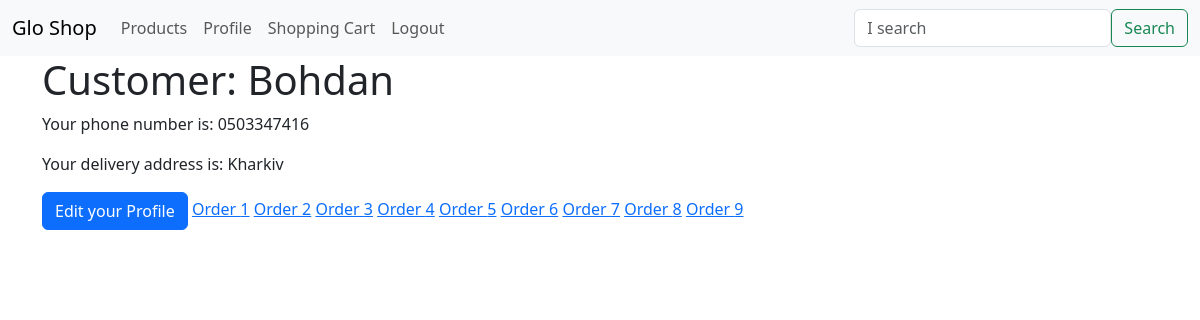
Screenshot of /customer/Bohdan (signed in) with the database file from the repository.
### app/models.py (models this page shows, shortened)
class User(UserMixin, db.Model):
    id = db.Column(db.Integer, primary_key=True)
    username = db.Column(db.String(64), index=True, unique=True)
    email = db.Column(db.String(120), index=True, unique=True)
    password_hash = db.Column(db.String(128))
    phone_number = db.Column(db.String(32))
    delivery_address = db.Column(db.String(128))
    orders = db.relationship('Order', back_populates='customer')
    order_item = db.relationship('OrderItem', back_populates='customer')

class Order(db.Model):
    id = db.Column(db.Integer, primary_key=True)
    created_at = db.Column(db.DateTime, index=True, default=datetime.utcnow)
    status = db.Column(db.String(16), default='cart', server_default='cart')
    user_id = db.Column(db.Integer, db.ForeignKey('user.id'))
    items = db.relationship('OrderItem', back_populates='order', cascade='all, delete-orphan')
    customer = db.relationship('User', back_populates='orders')

### app/main/routes.py (the view)
@bp.route('/customer/<username>', methods=['GET', 'POST'])
@login_required
def load_customer(username):
    customer = User.query.filter_by(username=username).first_or_404()
    return render_template('customer.html', customer=customer)

### app/main/forms.py
class SearchForm(FlaskForm):
    q = StringField(('I search'), validators=[DataRequired()])
    submit = SubmitField(('Search'))
    def __init__(self, *args, **kwargs):
        if 'formdata' not in kwargs:
            kwargs['formdata'] = request.args
        if 'csrf_enabled' not in kwargs:
            kwargs['csrf_enabled'] = False
        super(SearchForm, self).__init__(*args, **kwargs)

### app/main/routes.py (called while the page is built)
@bp.before_app_request
def before_request():
    g.search_form = SearchForm()

### app/models.py (called while the page is built)
@login.user_loader
def load_user(id):
    return User.query.get(int(id))

### app/templates/customer.html
{% extends 'base.html' %}
{% block content %}
  {% if customer == current_user %}
    <div class="container">
      <h1>Customer: {{ customer.username }}</h1>
      {% if customer.phone_number %}
        <p>Your phone number is: {{ customer.phone_number }}</p>
      {% endif %}
      {% if customer.delivery_address %}
        <p>Your delivery address is: {{ customer.delivery_address }}</p>
      {% endif %}
      <a href="{{ url_for('main.edit_profile') }}" class="btn btn-primary">Edit your Profile</a>
      {% if customer.orders %}
        {% for order in customer.orders %}
          {% if order.status != 'cart' %}
            <a href="#">Order {{ order.id }}</a>
          {% endif %}
        {% endfor %}
      {% endif %}
    </div>
  {% endif %}
{% endblock %}

### rows the page displays
User: username "Bohdan", phone_number "0503347416", delivery_address "Kharkiv"
Order: id "1"
Order: id "2"
Order: id "3"
Order: id "4"
Order: id "5"
Order: id "6"
Order: id "7"
Order: id "8"
Order: id "9"
